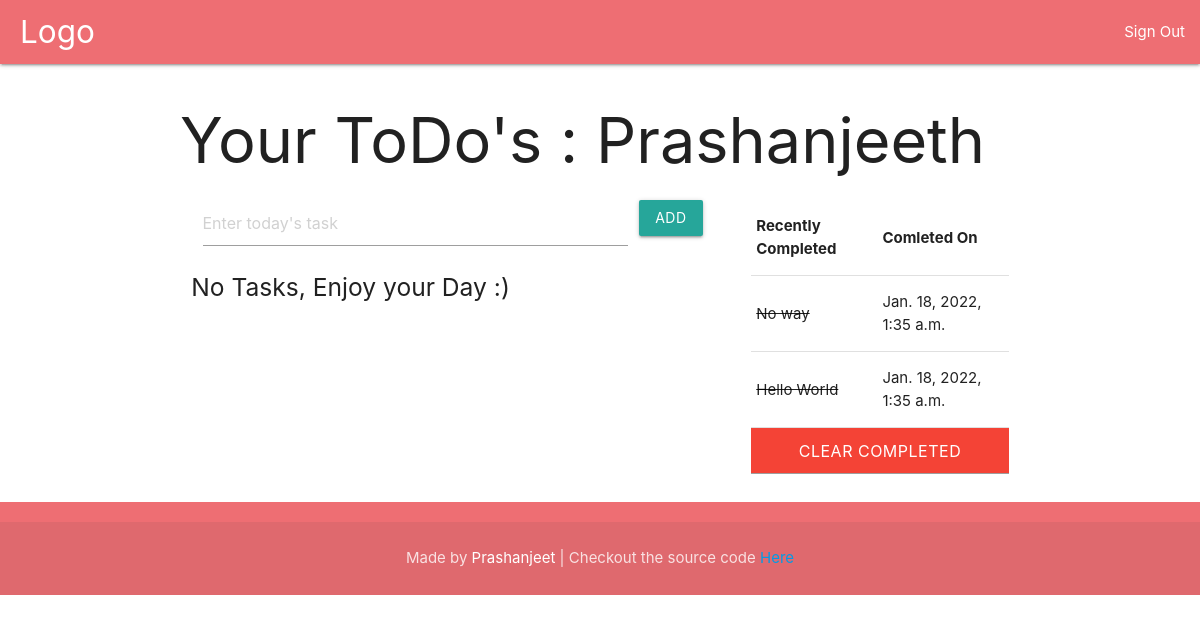
The app's page / (signed in), older data.
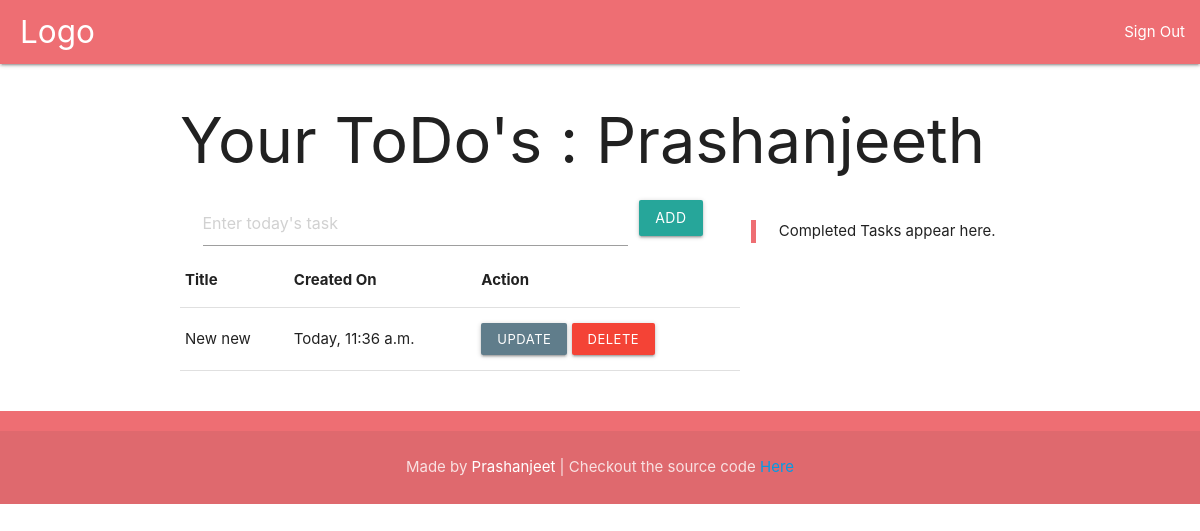
The same page, newer data.
### core/models.py (models this page shows, shortened)
class TodoList(models.Model):
    user = models.ForeignKey(User, on_delete=models.CASCADE)
    title = models.CharField(max_length=100)
    date_created = models.DateTimeField(auto_created=True)
    date_completed = models.DateTimeField(null=True, blank=True)
    status = models.BooleanField(default=1) # 1 for tasks not completed yet
    class Meta:
        verbose_name = 'Task'
        verbose_name_plural = 'Tasks'

### core/views.py (the view)
# urls.py: path('', index, name='home'),
@login_required
def index(request):
    completed = TodoList.objects.filter(user=request.user.id)
    context = {
        'title': 'Home',
        'heading': "Your ToDo's ",
        'completed_tasks': completed.filter(status=1).order_by('-id')[:5],
        'submit': 'Add',
    }
    if request.method == 'POST' and request.POST.get('title') != '':
        entry = TodoList(user=request.user,
                         title=request.POST.get('title'),
                         date_created=datetime.now(),
                         status=0)
        entry.save()
        tasks = TodoList.objects.filter(user=request.user.id).order_by('-id')
        context['entries'] = tasks.filter(status=0)[:10]
        return render(request, 'core/base.html', context)
    else:
        tasks = TodoList.objects.filter(user=request.user.id)
        context['entries'] = tasks.filter(status=0)
        return render(request, 'core/base.html', context)

### templates/core/base.html (shortened to what this page needs)
{% load static %}
{% load humanize %}
<!DOCTYPE html>
<html lang="en">
    <head>
        <link rel="stylesheet" href="https://cdnjs.cloudflare.com/ajax/libs/materialize/1.0.0/css/materialize.min.css">
    </head>
    <body>
    <div class="navbar-fixed">
            <nav>
            <div class="nav-wrapper">
              <a href="" id="logo" class="brand-logo">Logo</a>
              <ul class="right hide-on-med-and-down">
            {% if user.is_authenticated %}
                <li><a href="{% url 'account_logout' %}">Sign Out</a></li>
            {% endif %}
              </ul>
            </div>
          </nav>
    </div>
    <div class="container">
           <header>
               <h1>{{ heading }} : {{ user.username | capfirst }}</h1>
           </header>
            <div class="row">
                <div class="col s12 m7 l8">
                    <form class="form-control" method="post">
                        <div class="col s12 m8 l10">
                            <input type="text" class="form-group"
                                   name="title" placeholder="Enter today's task"
                                   value="{{ value }}">
                        </div>
                        <button type="submit" class="btn btn-block">{{submit}}</button>
                    </form>
                        <div class="row">
                            <div>
                            {% if entries %}
                                <table>
                                    <thead>
                                    <tr>
                                        <th>Title</th>
                                        <th>Created On</th>
                                        <th>Action</th>
                                    </tr>
                                    </thead>
                                    <tbody>
                                    {% for task in entries %}
                                        <tr>
                                            <td>{{ task.title | capfirst}}</td>
                                            <td>{{ task.date_created | naturalday | capfirst }}, {{ task.date_created|date:'P' }}</td>
                                            <td>
                                                <input type="button" class="btn btn-small blue-grey"
                                                         onclick="location='{% url "update" task.id %}';" value="Update">
                                                <input type="button" class="btn btn-small red"
                                                       onclick="location='{% url "completed" task.id %}';" value="Delete">
                                            </td>
                                        </tr>
                                    {% endfor %}
                                    </tbody>
                                </table>
                            </div>
                        </div>
                            {% else %}
                                </div>
                                </div>
                                <h5>No Tasks, Enjoy your Day :)</h5>
                            {% endif %}
                    </div>
                <div class="col s12 m5 l4" >
                {% if completed_tasks %}
                    <table class="">
                        <thead>
                            <tr>
                                <th>Recently Completed</th>
                                <th>Comleted On</th>
                            </tr>
                        </thead>
                        <tbody>
                            {% for task in completed_tasks %}
                                <tr>
                                <td><del>{{ task.title | truncatewords:4}}</del></td>
                                <td>{{ task.date_completed | naturalday | capfirst}}, {{ task.date_completed | date:'P' }}</td>
                                </tr>
                            {% empty %}
                                <td>Sorry, no entries.</td>
                            {% endfor %}
                        </tbody>
                    </table>
                    <input type="text" class="btn btn-small red" value="Clear completed" onclick="location='{% url "clear" %}';">
                    {% else %}
                    <blockquote>Completed Tasks appear here.</blockquote>
                {% endif %}
                </div>
            </div>
        </div>
        <footer class="page-footer">
          <div class="footer-copyright">
            <div class="container">
                <p class="center-align">Made by <a class="white-text" href="https://prashanjeet.com">Prashanjeet</a> | Checkout the source code <a
                    href="#">Here</a></p>
            </div>
          </div>
        </footer>
    </body>
</html>

### templates/core/base.html (style rules this page uses)
#logo { margin-left: 20px; }

Row changes from the older to the newer data that the page shows:
removed TodoList: title "No way", date_completed "Jan. 18, 2022", date_completed "1:35 a.m.", shown under "No Tasks, Enjoy your Day :)"
removed TodoList: title "Hello World", date_completed "Jan. 18, 2022", date_completed "1:35 a.m.", shown under "No Tasks, Enjoy your Day :)"
added TodoList: title "New new", date_created "Today", date_created "11:36 a.m.", id "Update", id "Delete", shown under "Your ToDo's : Prashanjeeth"
Text that changed along with them:
form field url: "Clear completed" → (not shown)
text no longer shown: "No Tasks, Enjoy your Day :) Recently Completed Comleted On"
text now shown: "Title Created On Action Completed Tasks appear here."
